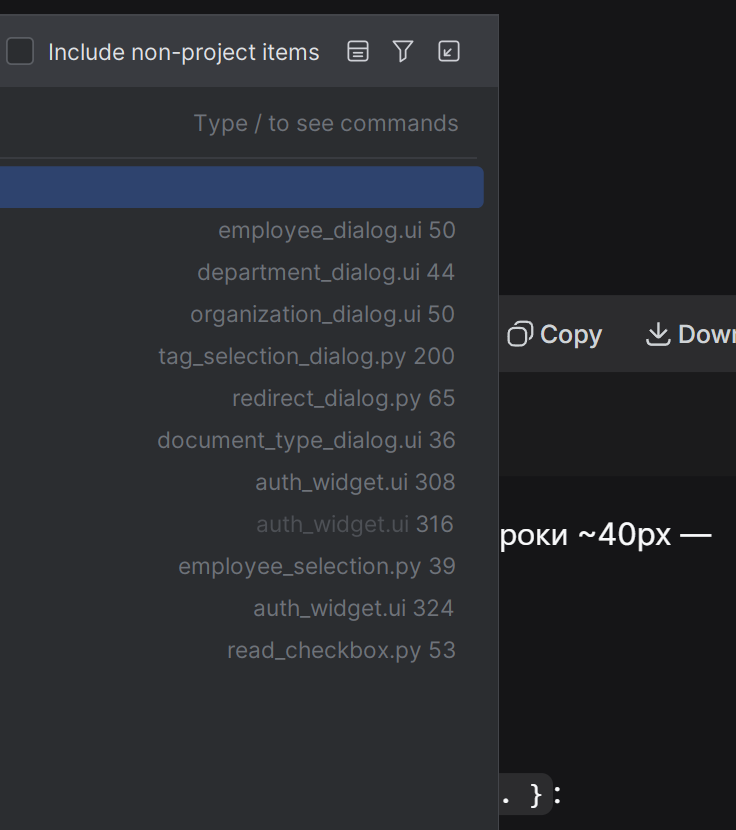
#> input picture client/ui/system/departments/img.png, 736 x 830 px
$ python -i tiff_converter.py   (imports and definitions only)
#> lines starting #> are read from the running program, lines starting #| are printed output that depends on the picture; after the words box and inside, x2 and y2 are one past the last pixel; in counts of white or black regions, pixels touching at a corner belong together
#> in convert_image_to_tiff, img is the input picture: PIL image 736x830 RGBA; mean R, G, B, A 40.4, 42.4, 46.6, 255
import io
import logging
import os
import time

import pymupdf
from PIL import Image, ImageFilter, ImageEnhance, UnidentifiedImageError, ImageOps

logger = logging.getLogger("app.services.document_processor")

class DocumentProcessor:

    ALLOWED_EXTENSIONS = {'.pdf', '.jpg', '.jpeg', '.png', '.tiff', '.tif'}

    def __init__(self):
        # Перенесены ваши настройки для достижения нужного качества
        self.DEFAULT_DPI = 200
        self.THRESHOLD = 128
        self.CONTRAST_FACTOR = 0.5
        self.SHARPEN_RADIUS = 3

        # Дополнительные флаги из вашего примера
        self.REMOVE_BLEED_THROUGH = False
        self.TEXT_THINNING_ENABLED = False
        self.ADAPTIVE_THRESHOLD = True
        self.BLACK_ONLY = True

    # [26 lines left out: functions is_supported, get_file_type, not called in this run]

    def preprocess_image(self, img: Image.Image) -> Image.Image:
        """Предобработка изображения: перевод в оттенки серого, контраст, резкость и бинаризация."""
        if img.mode != 'L':
            img = img.convert('L')
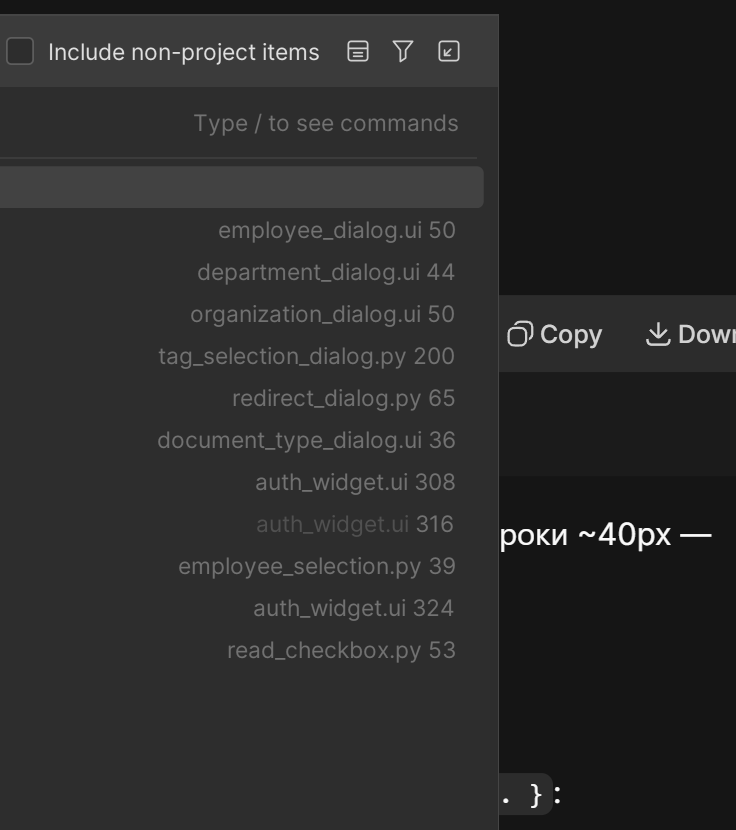
#> img: PIL image 736x830 L; min 21, max 250, mean 42.4

        # Увеличение контраста
        if self.CONTRAST_FACTOR != 1.0:
            enhancer = ImageEnhance.Contrast(img)
            img = enhancer.enhance(self.CONTRAST_FACTOR)
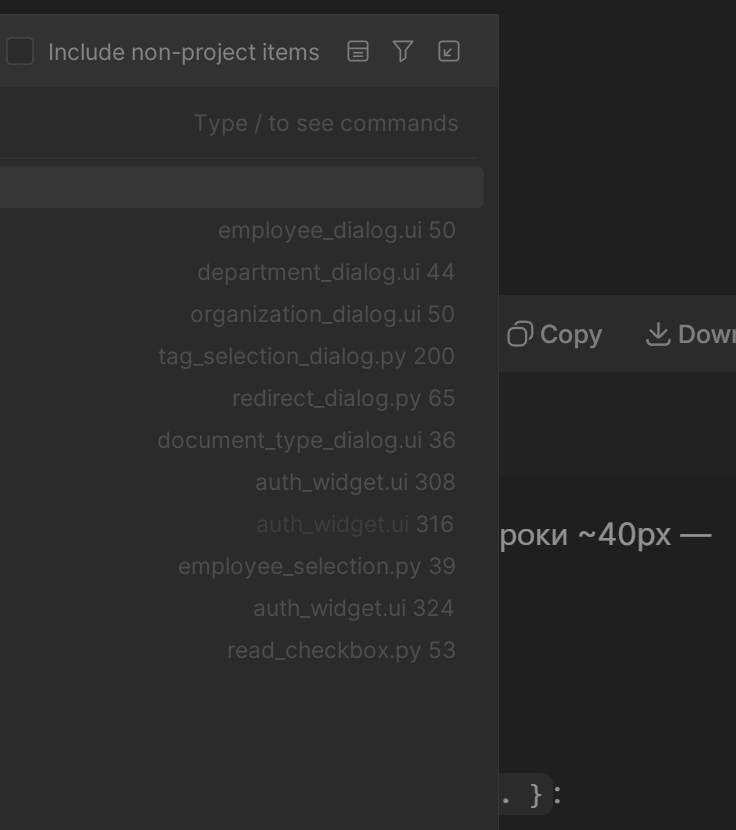
#> img: PIL image 736x830 L; min 31, max 146, mean 41.7

        # Резкость
        if self.SHARPEN_RADIUS > 0:
            img = img.filter(ImageFilter.UnsharpMask(radius=self.SHARPEN_RADIUS, percent=100, threshold=5))

        threshold = self.THRESHOLD
        if self.ADAPTIVE_THRESHOLD:
            enhancer = ImageEnhance.Contrast(img)
            img = enhancer.enhance(1.3)

        # ПРАВИЛЬНАЯ БИНАРИЗАЦИЯ:
        img = img.point(lambda x: 0 if x > threshold else 255, mode='1')
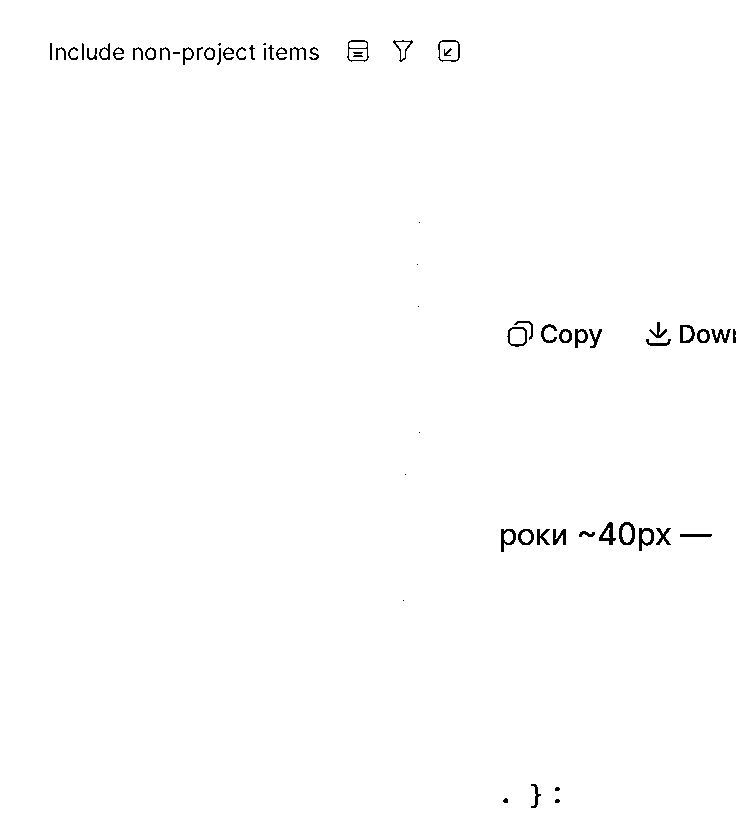
#> img: PIL image 736x830 1; 99.3% white; black in thin lines or dots, all inside (x1, y1, x2, y2) = (50, 40, 736, 808)

        return img

    def convert_image_to_tiff(self, input_path: str, output_path: str) -> str:
        """Конвертирует изображение в TIFF (бинарный/CCITT)"""
        start_time = time.perf_counter()
        logger.debug(
            f"Converting image to TIFF: {input_path} -> {output_path}",
            extra={"event_type": "doc_convert_image_start", "input_path": input_path, "output_path": output_path}
        )
        try:
            with Image.open(input_path) as img:
                processed_img = self.preprocess_image(img.convert("RGB"))
                processed_img.save(
                    output_path,
                    compression='tiff_ccitt',
                    dpi=(self.DEFAULT_DPI, self.DEFAULT_DPI)
                )

            elapsed = round(time.perf_counter() - start_time, 3)
            logger.info(
                f"Successfully converted image to TIFF in {elapsed}s: {output_path}",
                extra={
                    "event_type": "doc_convert_image_success",
                    "input_path": input_path,
                    "output_path": output_path,
                    "duration_sec": elapsed
                }
            )
            return output_path
        except UnidentifiedImageError:
            logger.error(
                f"Cannot identify image file (corrupted or invalid format): {input_path}",
                extra={"event_type": "doc_invalid_image", "input_path": input_path}
            )
            raise
        except Exception as e:
            logger.exception(
                f"Failed to convert image '{input_path}' to TIFF: {e}",
                extra={"event_type": "doc_convert_image_error", "input_path": input_path}
            )
            raise

    # [202 lines left out: functions convert_pdf_to_tiff, create_thumbnail, analyze_pdf_content, get_page_as_stream, get_page_count, not called in this run]


# =========================================================
# Пример использования в сервисе (RegistryService)
# =========================================================
"""
processor = DocumentProcessor()

# При получении файла:
# 1. Сохранили временно (temp_path)
# 2. tiff_path = processor.convert_file_to_tiff(temp_path, storage_dir)
# 3. thumb_path = processor.create_thumbnail(tiff_path, storage_dir)
# 4. Сохранили пути в БД
"""

>>> result = DocumentProcessor().convert_image_to_tiff('../../../../client/ui/system/departments/img.png', 'out.png')
